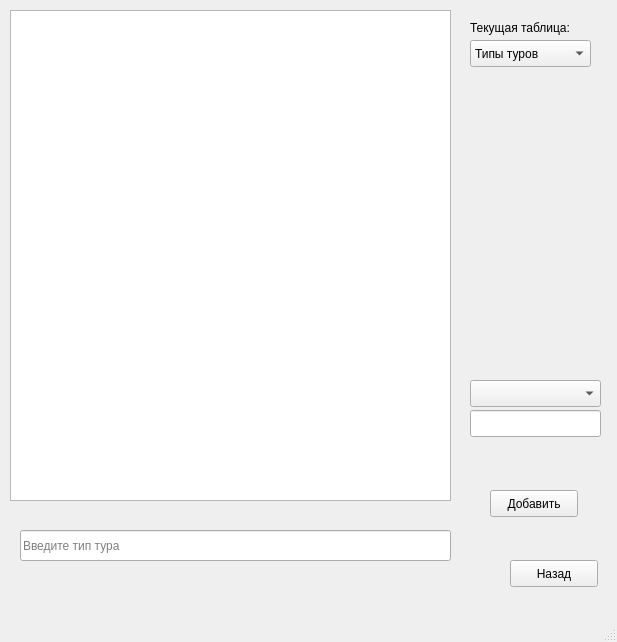
<?xml version="1.0" encoding="UTF-8"?>
<ui version="4.0">
 <class>ChangeDataWindow</class>
 <widget class="QMainWindow" name="ChangeDataWindow">
  <property name="geometry">
   <rect>
    <x>0</x>
    <y>0</y>
    <width>617</width>
    <height>642</height>
   </rect>
  </property>
  <property name="windowTitle">
   <string>Изменить данные</string>
  </property>
  <widget class="QWidget" name="centralwidget">
   <widget class="QTableWidget" name="tableWidget">
    <property name="geometry">
     <rect>
      <x>10</x>
      <y>10</y>
      <width>441</width>
      <height>491</height>
     </rect>
    </property>
   </widget>
   <widget class="QComboBox" name="tableForChangeCB">
    <property name="geometry">
     <rect>
      <x>470</x>
      <y>40</y>
      <width>121</width>
      <height>27</height>
     </rect>
    </property>
    <item>
     <property name="text">
      <string>Типы туров</string>
     </property>
    </item>
    <item>
     <property name="text">
      <string>Типы транспорта</string>
     </property>
    </item>
    <item>
     <property name="text">
      <string>Населенные пункты</string>
     </property>
    </item>
    <item>
     <property name="text">
      <string>Отели</string>
     </property>
    </item>
   </widget>
   <widget class="QLabel" name="currentTableLB">
    <property name="geometry">
     <rect>
      <x>470</x>
      <y>20</y>
      <width>121</width>
      <height>16</height>
     </rect>
    </property>
    <property name="text">
     <string>Текущая таблица:</string>
    </property>
   </widget>
   <widget class="QStackedWidget" name="stackOfButs">
    <property name="geometry">
     <rect>
      <x>480</x>
      <y>460</y>
      <width>120</width>
      <height>101</height>
     </rect>
    </property>
    <property name="currentIndex">
     <number>0</number>
    </property>
    <widget class="QWidget" name="addPage">
     <widget class="QPushButton" name="addDataBut">
      <property name="geometry">
       <rect>
        <x>10</x>
        <y>30</y>
        <width>88</width>
        <height>27</height>
       </rect>
      </property>
      <property name="text">
       <string>Добавить</string>
      </property>
     </widget>
    </widget>
    <widget class="QWidget" name="changeDeletePage">
     <widget class="QPushButton" name="changeDataBut">
      <property name="geometry">
       <rect>
        <x>20</x>
        <y>10</y>
        <width>88</width>
        <height>27</height>
       </rect>
      </property>
      <property name="text">
       <string>Изменить</string>
      </property>
     </widget>
     <widget class="QPushButton" name="deleteDataBut">
      <property name="geometry">
       <rect>
        <x>20</x>
        <y>50</y>
        <width>88</width>
        <height>27</height>
       </rect>
      </property>
      <property name="text">
       <string>Удалить</string>
      </property>
     </widget>
    </widget>
   </widget>
   <widget class="QPushButton" name="backBut">
    <property name="geometry">
     <rect>
      <x>510</x>
      <y>560</y>
      <width>88</width>
      <height>27</height>
     </rect>
    </property>
    <property name="text">
     <string>Назад</string>
    </property>
   </widget>
   <widget class="QStackedWidget" name="stackOfLEs">
    <property name="geometry">
     <rect>
      <x>10</x>
      <y>510</y>
      <width>441</width>
      <height>71</height>
     </rect>
    </property>
    <property name="currentIndex">
     <number>0</number>
    </property>
    <widget class="QWidget" name="tourPage">
     <widget class="QLineEdit" name="tourType">
      <property name="geometry">
       <rect>
        <x>10</x>
        <y>20</y>
        <width>431</width>
        <height>31</height>
       </rect>
      </property>
      <property name="placeholderText">
       <string>Введите тип тура</string>
      </property>
     </widget>
    </widget>
    <widget class="QWidget" name="transportPage">
     <widget class="QLineEdit" name="transportType">
      <property name="geometry">
       <rect>
        <x>10</x>
        <y>20</y>
        <width>411</width>
        <height>31</height>
       </rect>
      </property>
      <property name="placeholderText">
       <string>Введите тип транспорта</string>
      </property>
     </widget>
    </widget>
    <widget class="QWidget" name="pointPage">
     <widget class="QLineEdit" name="pointName">
      <property name="geometry">
       <rect>
        <x>10</x>
        <y>20</y>
        <width>411</width>
        <height>31</height>
       </rect>
      </property>
      <property name="placeholderText">
       <string>Введите название населенного пункта</string>
      </property>
     </widget>
    </widget>
    <widget class="QWidget" name="hotelPage">
     <widget class="QComboBox" name="pointsCB">
      <property name="geometry">
       <rect>
        <x>10</x>
        <y>20</y>
        <width>131</width>
        <height>31</height>
       </rect>
      </property>
     </widget>
     <widget class="QLineEdit" name="hotelName">
      <property name="geometry">
       <rect>
        <x>150</x>
        <y>20</y>
        <width>191</width>
        <height>31</height>
       </rect>
      </property>
      <property name="placeholderText">
       <string>Название отеля</string>
      </property>
     </widget>
     <widget class="QLineEdit" name="starsAmount">
      <property name="geometry">
       <rect>
        <x>350</x>
        <y>20</y>
        <width>71</width>
        <height>31</height>
       </rect>
      </property>
      <property name="placeholderText">
       <string>Звезды</string>
      </property>
     </widget>
    </widget>
   </widget>
   <widget class="QComboBox" name="searchCB">
    <property name="geometry">
     <rect>
      <x>470</x>
      <y>380</y>
      <width>131</width>
      <height>27</height>
     </rect>
    </property>
   </widget>
   <widget class="QLineEdit" name="searchLE">
    <property name="geometry">
     <rect>
      <x>470</x>
      <y>410</y>
      <width>131</width>
      <height>27</height>
     </rect>
    </property>
   </widget>
  </widget>
  <widget class="QMenuBar" name="menubar">
   <property name="geometry">
    <rect>
     <x>0</x>
     <y>0</y>
     <width>617</width>
     <height>24</height>
    </rect>
   </property>
  </widget>
  <widget class="QStatusBar" name="statusbar"/>
 </widget>
 <resources/>
 <connections/>
</ui>
